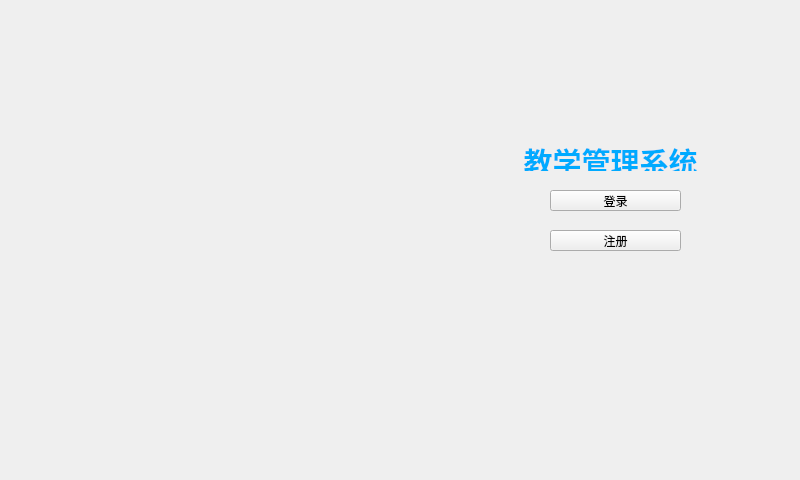
<?xml version="1.0" encoding="UTF-8"?>
<ui version="4.0">
 <class>Widget</class>
 <widget class="QWidget" name="Widget">
  <property name="geometry">
   <rect>
    <x>0</x>
    <y>0</y>
    <width>800</width>
    <height>480</height>
   </rect>
  </property>
  <property name="minimumSize">
   <size>
    <width>800</width>
    <height>480</height>
   </size>
  </property>
  <property name="maximumSize">
   <size>
    <width>800</width>
    <height>480</height>
   </size>
  </property>
  <property name="windowTitle">
   <string>Widget</string>
  </property>
  <widget class="QLabel" name="label">
   <property name="geometry">
    <rect>
     <x>510</x>
     <y>140</y>
     <width>201</width>
     <height>31</height>
    </rect>
   </property>
   <property name="text">
    <string>&lt;html&gt;&lt;head/&gt;&lt;body&gt;&lt;p align=&quot;center&quot;&gt;&lt;span style=&quot; font-size:22pt; font-weight:700; color:#00aaff;&quot;&gt;教学管理系统&lt;/span&gt;&lt;/p&gt;&lt;/body&gt;&lt;/html&gt;</string>
   </property>
  </widget>
  <widget class="QPushButton" name="button_log">
   <property name="geometry">
    <rect>
     <x>550</x>
     <y>190</y>
     <width>131</width>
     <height>21</height>
    </rect>
   </property>
   <property name="text">
    <string>登录</string>
   </property>
  </widget>
  <widget class="QPushButton" name="but_reg">
   <property name="geometry">
    <rect>
     <x>550</x>
     <y>230</y>
     <width>131</width>
     <height>21</height>
    </rect>
   </property>
   <property name="text">
    <string>注册</string>
   </property>
  </widget>
 </widget>
 <resources/>
 <connections/>
</ui>
